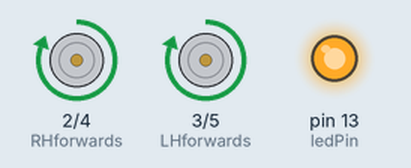
This sketch was run on a simulated Arduino Uno, built with avr-gcc and run on an emulated ATmega328P. On the bench: motor-driver pin pairs drawn as motors (green arrow = first pin HIGH = forward, orange = second pin HIGH = backward, longer = more drive), output pins drawn as LEDs (lit = HIGH).

Above: at 0.2 s.
At 5.4 s:
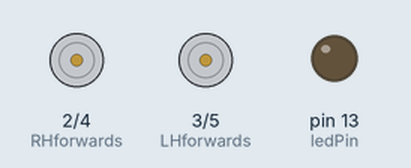
Timing chart, 0 to 13.5 s (numbered marks = the images above):
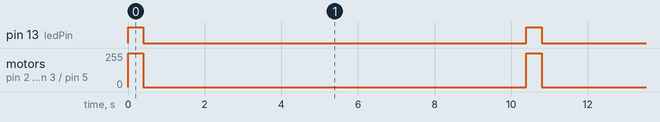

The sketch:

cybot.ino
```cpp
#define RHforwards 2      // RH motor forward  pin 1 on the hBridge
#define LHforwards 3      // LH motor forward  pin 3 on the hBridge
#define RHbackwards 4     // RH motor Backward pin 2 on the hBridge
#define LHbackwards 5     // LH motor backward pin 4 on the hBridge
#define ledPin 13         // ledPin is used for indicating active motors

void setup(){
  // initialize the pins as outputs:
  pinMode(RHforwards, OUTPUT);
  pinMode(LHforwards, OUTPUT);
  pinMode(RHbackwards, OUTPUT);
  pinMode(LHbackwards, OUTPUT);
  pinMode(ledPin, OUTPUT);
}

void loop(){
  setStop();
  setForwards();
  delay(400);
  setStop();
  delay(10000);
}

void setStop(){
   digitalWrite(13, LOW);
   digitalWrite(RHforwards, LOW);
   digitalWrite(LHforwards, LOW);
   digitalWrite(RHbackwards, LOW);
   digitalWrite(LHbackwards, LOW);
}

void setForwards(){
  digitalWrite(13, HIGH);
  digitalWrite(RHforwards, HIGH);
  digitalWrite(LHforwards, HIGH);
  digitalWrite(RHbackwards, LOW);
  digitalWrite(LHbackwards, LOW);
}

void setBackwards(){
  digitalWrite(13, HIGH);
  digitalWrite(RHforwards, LOW);
  digitalWrite(LHforwards, LOW);
  digitalWrite(RHbackwards, HIGH);
  digitalWrite(LHbackwards, HIGH);
}

void setLeft(){
  digitalWrite(13, HIGH);
  digitalWrite(RHforwards, HIGH);
  digitalWrite(LHforwards, LOW);
  digitalWrite(RHbackwards, LOW);
  digitalWrite(LHbackwards, HIGH);
}

void setRight(){
  digitalWrite(13, HIGH);
  digitalWrite(RHforwards, LOW);
  digitalWrite(LHforwards, HIGH);
  digitalWrite(RHbackwards, HIGH);
  digitalWrite(LHbackwards, LOW);
}
```

Measured:
- by itself, pin 13 (ledPin): alternates HIGH for 0.40 s and LOW for 10.0 s
- by itself, motor on pin 2 (RHforwards) / pin 4 (RHbackwards), motor on pin 3 (LHforwards) / pin 5 (LHbackwards): alternates forward 255/255 for 0.40 s and stopped for 10.0 s
